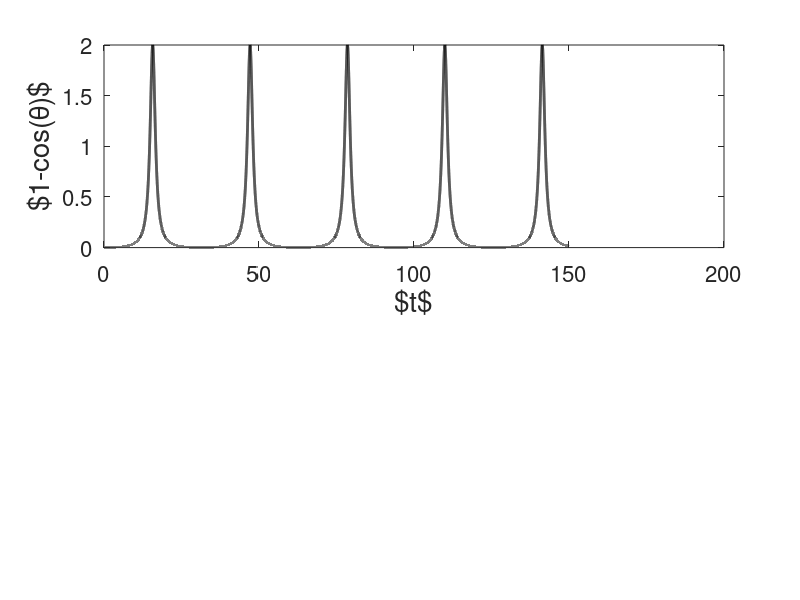

The MATLAB script that drew this image:
tau_m=1/2;
I=0.505;



t_final=150;

dt=0.001; dt05=dt/2;

m_steps=round(t_final/dt);

theta=zeros(m_steps+1,1);

for k=1:m_steps,
    theta_inc=-cos(theta(k))/tau_m+2*I*(1+cos(theta(k)));
    theta_tmp=theta(k)+dt05*theta_inc;
    theta_inc=-cos(theta_tmp)/tau_m+2*I*(1+cos(theta_tmp));
    theta(k+1)=theta(k)+dt*theta_inc;
end;

subplot(211);
plot([0:m_steps]*dt,1-cos(theta),'-k','Linewidth',2);
set(gca,'Fontsize',16);
ylabel('$1-cos(\theta)$','Fontsize',20); xlabel('$t$','Fontsize',20);

shg;

